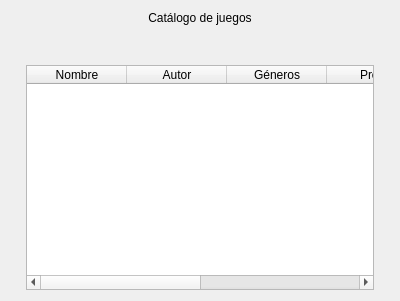
<?xml version="1.0" encoding="UTF-8"?>
<ui version="4.0">
 <class>Form</class>
 <widget class="QWidget" name="Form">
  <property name="geometry">
   <rect>
    <x>0</x>
    <y>0</y>
    <width>400</width>
    <height>301</height>
   </rect>
  </property>
  <property name="windowTitle">
   <string>Tienda</string>
  </property>
  <layout class="QVBoxLayout" name="verticalLayout_2">
   <item>
    <layout class="QVBoxLayout" name="verticalLayout">
     <property name="spacing">
      <number>40</number>
     </property>
     <property name="leftMargin">
      <number>15</number>
     </property>
     <property name="rightMargin">
      <number>15</number>
     </property>
     <item>
      <widget class="QLabel" name="lblTitulo">
       <property name="sizePolicy">
        <sizepolicy hsizetype="Expanding" vsizetype="Fixed">
         <horstretch>0</horstretch>
         <verstretch>0</verstretch>
        </sizepolicy>
       </property>
       <property name="text">
        <string>Catálogo de juegos</string>
       </property>
       <property name="alignment">
        <set>Qt::AlignCenter</set>
       </property>
      </widget>
     </item>
     <item>
      <widget class="QTableWidget" name="tablaJuegos">
       <property name="sizePolicy">
        <sizepolicy hsizetype="Expanding" vsizetype="Expanding">
         <horstretch>0</horstretch>
         <verstretch>0</verstretch>
        </sizepolicy>
       </property>
       <property name="editTriggers">
        <set>QAbstractItemView::NoEditTriggers</set>
       </property>
       <property name="tabKeyNavigation">
        <bool>true</bool>
       </property>
       <property name="showDropIndicator" stdset="0">
        <bool>false</bool>
       </property>
       <property name="dragDropOverwriteMode">
        <bool>false</bool>
       </property>
       <property name="alternatingRowColors">
        <bool>true</bool>
       </property>
       <property name="selectionMode">
        <enum>QAbstractItemView::SingleSelection</enum>
       </property>
       <property name="selectionBehavior">
        <enum>QAbstractItemView::SelectRows</enum>
       </property>
       <property name="columnCount">
        <number>6</number>
       </property>
       <column>
        <property name="text">
         <string>Nombre</string>
        </property>
       </column>
       <column>
        <property name="text">
         <string>Autor</string>
        </property>
       </column>
       <column>
        <property name="text">
         <string>Géneros</string>
        </property>
       </column>
       <column>
        <property name="text">
         <string>Precio</string>
        </property>
       </column>
       <column>
        <property name="text">
         <string>Comprar</string>
        </property>
       </column>
       <column>
        <property name="text">
         <string>Ver comentarios</string>
        </property>
       </column>
      </widget>
     </item>
    </layout>
   </item>
  </layout>
 </widget>
 <resources/>
 <connections/>
</ui>
